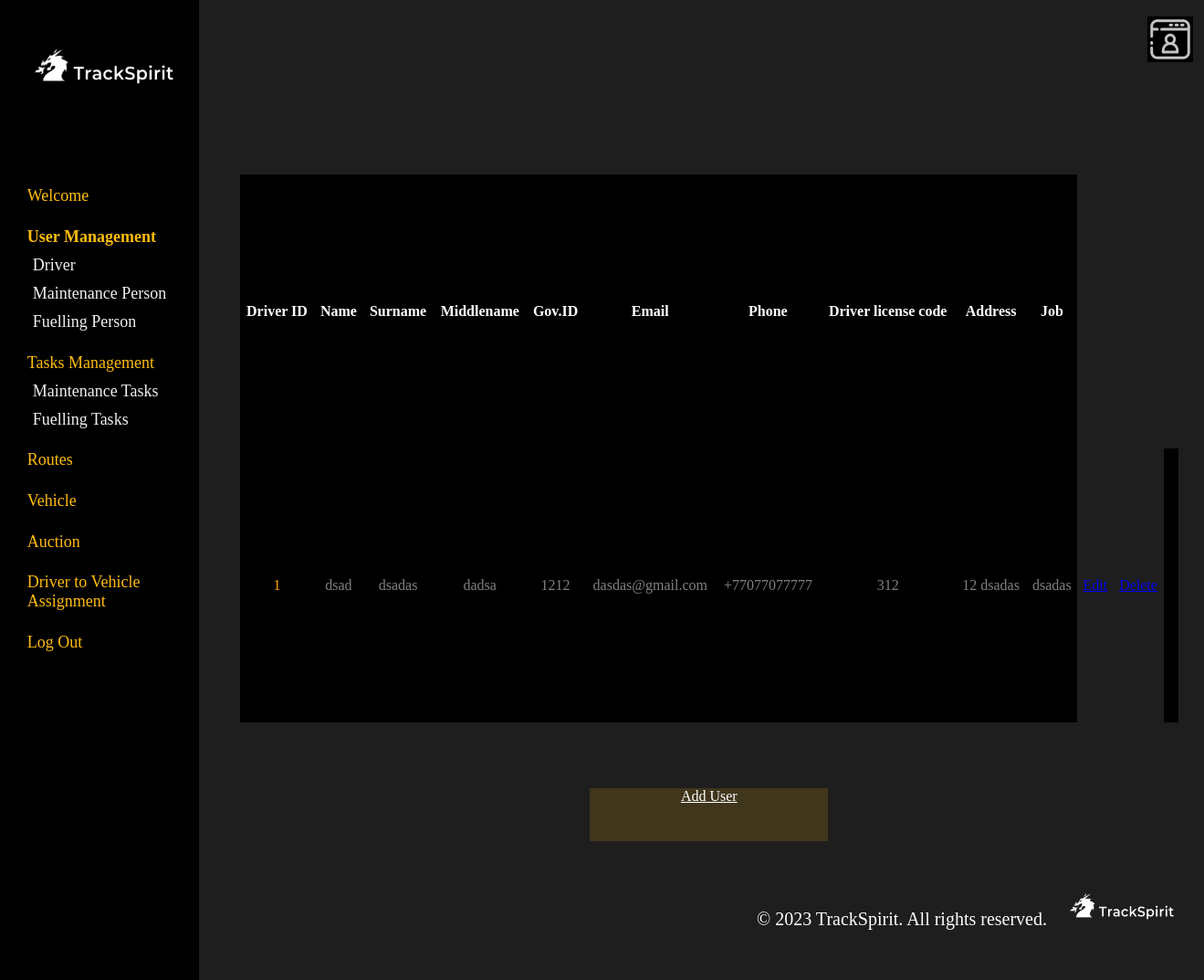
The page /admin/driver.php on the database as committed earlier.
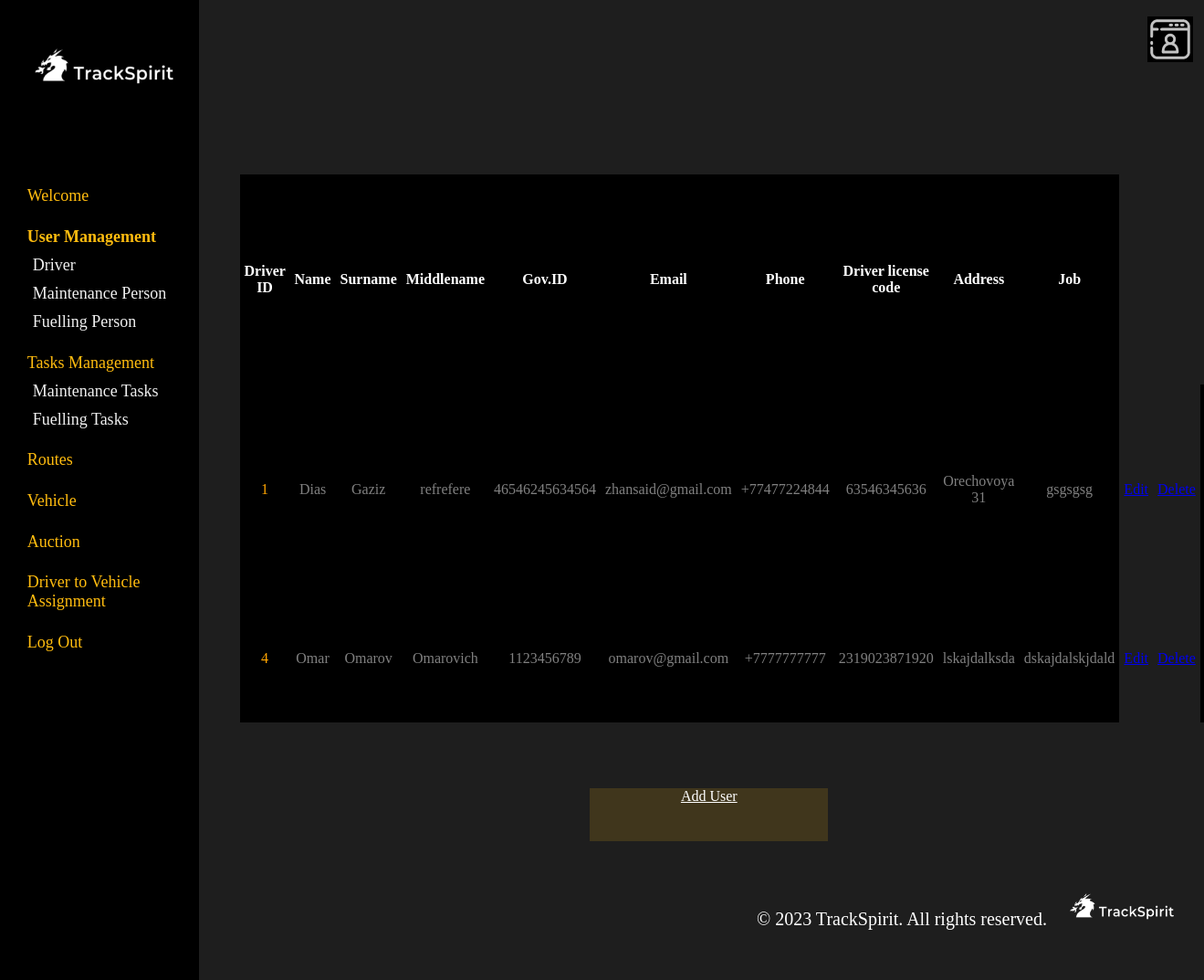
The same page on the database as committed later.
### tables this page shows
CREATE TABLE `driver` (
  `driver_id` int(11) NOT NULL,
  `government_id` bigint(20) NOT NULL,
  `name` varchar(50) DEFAULT NULL,
  `surname` varchar(50) DEFAULT NULL,
  `middle_name` varchar(50) DEFAULT NULL,
  `phone` varchar(50) DEFAULT NULL,
  `email` varchar(50) NOT NULL,
  `driving_license_code` bigint(20) DEFAULT NULL,
  `job` varchar(255) DEFAULT NULL,
  `address` varchar(100) DEFAULT NULL
);

### admin/driver.php (the view, shortened to what this page needs)
<html>
    <head>
</head>
<body>
    <?php
    $mysqli = new mysqli("localhost", "root", "", "db");
    $result=$mysqli->query("select * from driver");
    ?>
    <header>
        <img src="image/personal-page.png" alt="personal page" style="height: 50px; width: 50px; margin-left: 96%;">
    </header>
    <main>
        <table>
            <colgroup>
                <col />
                <col />
                <col />
                <col />
                <col />
                <col />
                <col />
                <col />
                <col />
                <col />
                <col style="background-color: #1E1E1E;"/>
                <col style="background-color: #1E1E1E;"/>
                <col style="background-color: #1E1E1E;"/>
              </colgroup>
            <tr>
                <th>Driver ID</th>
                <th>Name</th>
                <th>Surname</th>
                <th>Middlename</th>
                <th>Gov.ID</th>
                <th>Email</th>
                <th>Phone</th>
                <th>Driver license code</th>
                <th>Address</th>
                <th>Job</th>
                <th>-</th>
                <th>-</th>
                <th>-</th>
            </tr>
            <?php
                while ($row=mysqli_fetch_array($result)){
                    echo "<tr><td>$row[driver_id]</td>";
                    echo "<td>$row[name]</td>";
                    echo "<td>$row[surname]</td>";
                    echo "<td>$row[middle_name]</td>";
                    echo "<td>$row[government_id]</td>";
                    echo "<td>$row[email]</td>";
                    echo "<td>$row[phone]</td>";
                    echo "<td>$row[driving_license_code]</td>";
                    echo "<td>$row[address]</td>";
                    echo "<td>$row[job]</td>";
                    echo "<td><a href='edit_driver.php?driver_id=$row[driver_id]'>Edit</a></td>";
                    echo "<td><a href='delete_driver.php?driver_id=$row[driver_id]'>Delete</a></td><tr>";
                }
            ?>
        </table>
        <a class="Button" href = "driverForm.php">Add User</a>
        </main>
        <aside>
            <img src="image/logo.png" alt="TrackSpirit Logo" class="logo">
            <a href="welcome.php" class="a1">Welcome</a>
            <a href="user.php" class="a1 selected">User Management</a>
            <a href="driver.php" class="a2">Driver</a>
            <a href="maintenance.php" class="a2">Maintenance Person</a>
            <a href="fuelling.php" class="a2">Fuelling Person</a>
            <a href="tasks.php" class="a1">Tasks Management</a>
            <a href="tasks_maintenance.php" class="a2">Maintenance Tasks</a>
            <a href="tasks_fuelling.php" class="a2">Fuelling Tasks</a>
            <a href="servicesAdmin.php" class="a1">Routes</a>
            <a href="vehicle.php" class="a1">Vehicle</a>
            <a href="auction.php" class="a1">Auction</a>
            <a href="assignment.php" class="a1">Driver to Vehicle Assignment</a>
            <a href="/csci361teamwork/logout.php" class="a1">Log Out</a>
        </aside>
        <footer style="text-align: right;">
            <span> © 2023 TrackSpirit. All rights reserved.</span>
            <img src="image/logo.png" alt="TrackSpirit logo">
        </footer>
    </body>
    </html>

Rows that differ between the two databases and show on the page:
changed driver id 1: name "dsad" → "Dias"; surname "dsadas" → "Gaziz"; middle_name "dadsa" → "refrefere"; government "1212" → "46546245634564"; email "dasdas@gmail.com" → "zhansaid@gmail.com"; phone "+77077077777" → "+77477224844"; driving_license_code "312" → "63546345636"; address "12 dsadas" → "Orechovoya 31"; job "dsadas" → "gsgsgsg"
added driver: driver_id "4", name "Omar", surname "Omarov", middle_name "Omarovich", government "1123456789", email "omarov@gmail.com", phone "+7777777777", driving_license_code "2319023871920", address "lskajdalksda", job "dskajdalskjdald"
